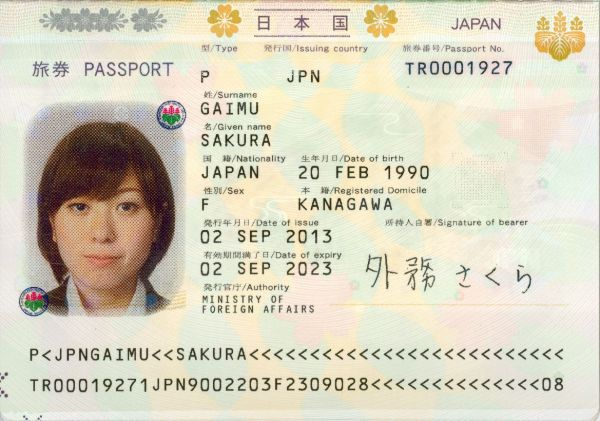
#> input picture jpocr/sample.jpg, 600 x 421 px, found by its file name
$ python 'test 膨胀联通边缘检测.py'
#> lines starting #> are read from the running program, lines starting #| are printed output that depends on the picture; after the words box and inside, x2 and y2 are one past the last pixel; in counts of white or black regions, pixels touching at a corner belong together
import cv2

# 读取原始图像并转换为灰度图像
img = cv2.imread("sample.jpg", cv2.IMREAD_COLOR)
#> img is the input picture: shape (421, 600, 3); mean B, G, R 191.2, 210.3, 215.4

def remove_small_height_regions(image,max_height,min_height):
    h, w = image.shape
    # 二值化图像
    _, binary = cv2.threshold(image, 150, 255, cv2.THRESH_BINARY)

    # 对输入图像取反
    inverted_image = cv2.bitwise_not(binary)
    #膨胀操作
    kernel2 = cv2.getStructuringElement(cv2.MORPH_RECT,(6,1))
    bin_clo=cv2.dilate(inverted_image,kernel2,iterations=2)
    cv2.imshow("bin_clo", bin_clo)
    cv2.waitKey(0)


    # 获取所有连通区域的标签
    num_labels, labels, stats, centroids = cv2.connectedComponentsWithStats(
        bin_clo, connectivity=8
    )
    # 遍历每个连通区域，计算它们的高度
    for i in range(1, num_labels):
        height = stats[i, cv2.CC_STAT_HEIGHT]
        x1 = stats[i, cv2.CC_STAT_LEFT]
        y1 = stats[i, cv2.CC_STAT_TOP]
        x2 = stats[i, cv2.CC_STAT_LEFT] + stats[i, cv2.CC_STAT_WIDTH]
        y2 = stats[i, cv2.CC_STAT_TOP] + stats[i, cv2.CC_STAT_HEIGHT]
        # 删除高度小于指定值的区域
        if height > min_height and height < max_height:
            binary[labels == i] = 0
        else:
            cv2.rectangle(img, (x1, y1), (x2, y2), (0, 0, 255), -1)

    # # 将保留区域的标签映射回原始图像
    cv2.imshow("image with rectangles", img)
    cv2.waitKey(0)

image = cv2.imread("sample.jpg", cv2.IMREAD_GRAYSCALE)
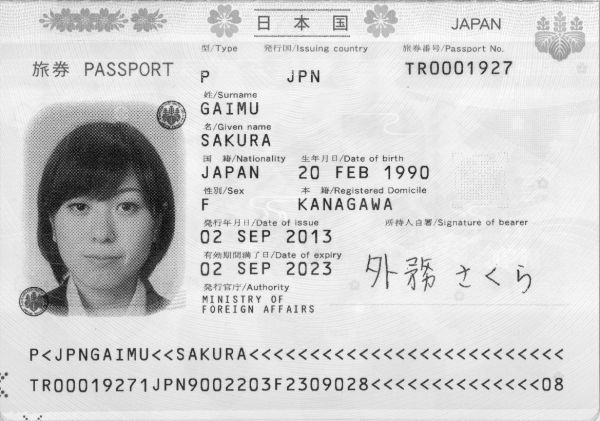
#> image: shape (421, 600); min 0, max 255, mean 209.6
remove_small_height_regions(image,15,9)
#> in remove_small_height_regions, `_, binary = cv2.threshold(image, 150, 255, cv2.THRESH_BINARY)`:
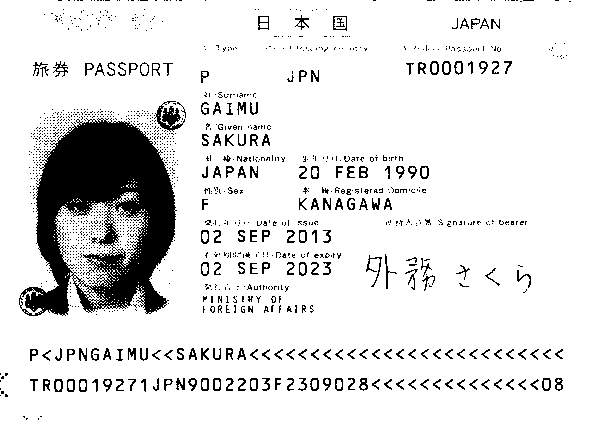
#> binary: shape (421, 600); 88.5% white; 1362 black regions (1175 under 20 px), largest, box (x1, y1, x2, y2) and area: (19, 118, 177, 316) 17489, (154, 101, 185, 132) 420, (366, 255, 382, 287) 100
#> in remove_small_height_regions, `bin_clo=cv2.dilate(inverted_image,kernel2,iterations=2)`:
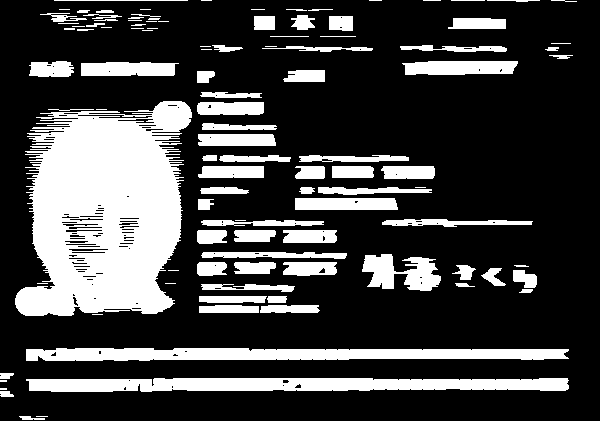
#> bin_clo: shape (421, 600); 25.9% white; 107 white regions (27 under 20 px), largest, box (x1, y1, x2, y2) and area: (15, 101, 192, 316) 27260, (26, 378, 569, 392) 6484, (26, 348, 569, 361) 5912
#> in remove_small_height_regions, `num_labels, labels, stats, centroids = cv2.connectedComponentsWithStat..`:
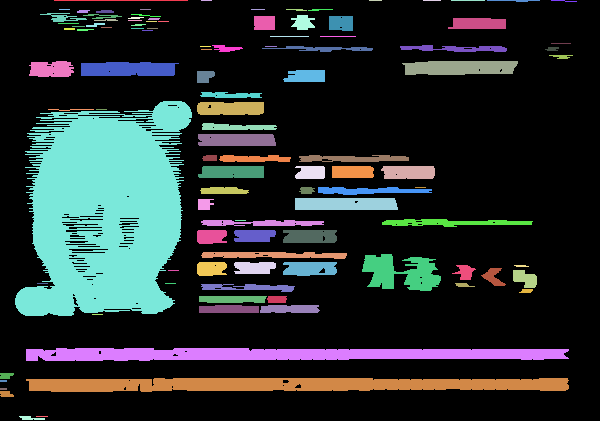
#> labels: shape (421, 600) int32; 108 distinct labels, from 0 to 107; one colour per label, 0 black
#> in remove_small_height_regions, `num_labels, labels, stats, centroids = cv2.connectedComponentsWithStat..`: num_labels = 108; stats = 108 rows, first 6: [0, 0, 600, 421, 187146], [54, 0, 134, 1, 134], [201, 0, 11, 1, 11], [369, 0, 13, 1, 13], [423, 0, 18, 1, 18], [451, 0, 34, 1, 34]; centroids = 108 pairs, first value 3 to 563.5, second value 0 to 417.8
#> the loop in remove_small_height_regions, `for i in range(1, num_labels):` made 107 passes
#> (height, x1, y1, x2, y2) on passes 1 to 12: (1, 54, 0, 188, 1), (1, 201, 0, 212, 1), (1, 369, 0, 382, 1), (1, 423, 0, 441, 1), (1, 451, 0, 485, 1), (2, 487, 0, 540, 2), (2, 551, 0, 577, 2), (1, 59, 9, 70, 10), (1, 140, 9, 151, 10), (1, 251, 9, 265, 10), (2, 286, 9, 307, 11), (2, 308, 9, 333, 11)
#> after the loop in remove_small_height_regions, `for i in range(1, num_labels):`:
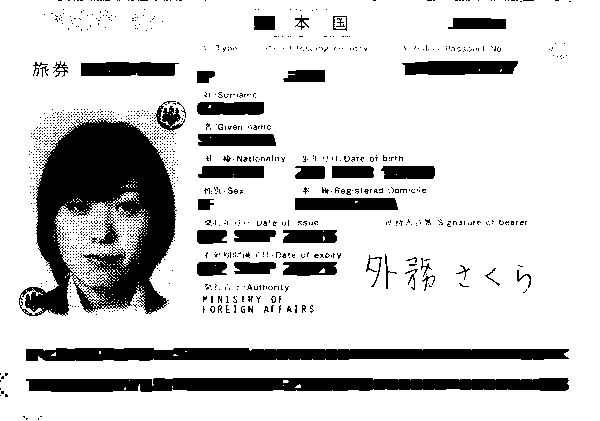
#> binary: shape (421, 600); 81.5% white; 1216 black regions (1172 under 20 px), largest, box (x1, y1, x2, y2) and area: (19, 118, 177, 316) 17489, (26, 378, 569, 392) 6484, (26, 348, 569, 361) 5912
#> after the loop in remove_small_height_regions, `for i in range(1, num_labels):`:
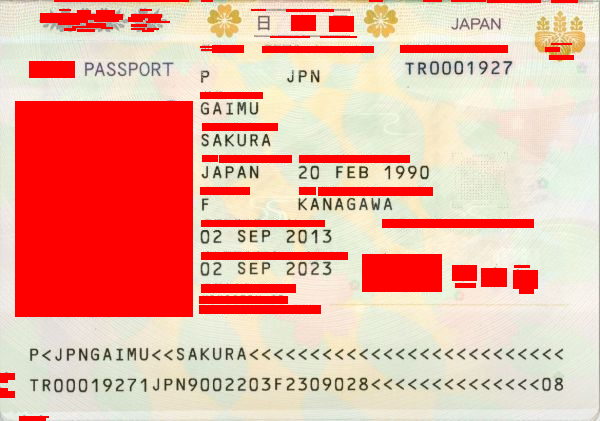
#> img: shape (421, 600, 3); mean B, G, R 157.3, 172.7, 235.1
cv2.destroyAllWindows()
